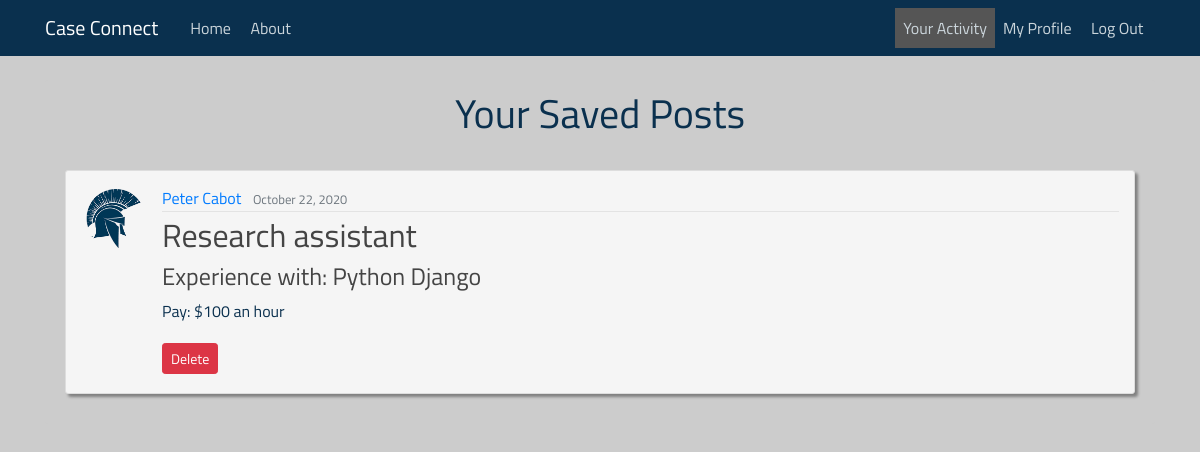
The app's page /saved/ (signed in), older data.
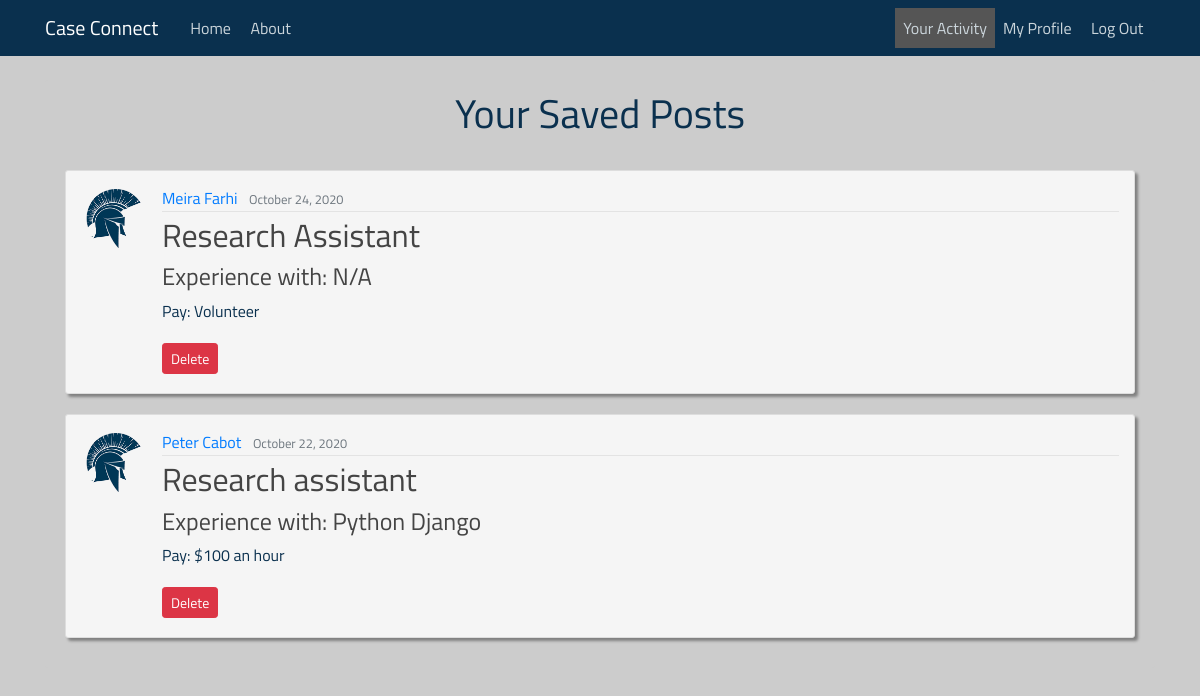
The same page, newer data.
### case_connecting/models.py (models this page shows, shortened)
class Save(models.Model):
    user = models.ForeignKey(User, on_delete=models.CASCADE)
    post = models.ForeignKey(Post, on_delete=models.CASCADE)
    date_saved = models.DateTimeField(default=timezone.now)

class Post(models.Model):
    recruiter = models.ForeignKey(User, on_delete=models.CASCADE)
    position = models.CharField(max_length=200)
    knowledge = models.CharField(max_length=200)
    content = models.TextField()
    pay = models.CharField(max_length=200)
    date_posted = models.DateTimeField(default=timezone.now)

### users/models.py (models this page shows, shortened)
class Profile(models.Model):
    user = models.OneToOneField(User, on_delete=models.CASCADE)
    image = models.ImageField(default='default.jpg', upload_to='profile_pics')
    resume = models.FileField(default=None, upload_to='resumes')

### case_connecting/views.py (the view)
class SavedListView(LoginRequiredMixin, ListView):
    model = Save
    context_object_name = 'saved_posts'
    paginate_by = 8
    def get_queryset(self):
        request_user = self.request.user
        return Save.objects.filter(user=request_user).order_by('-date_saved')

### templates/case_connecting/saved.html (shortened to what this page needs)
{% extends "case_connecting/base.html" %}
{% load static %}
{% block content %}
<head>
    <link rel="stylesheet" type="text/css" href="{% static 'case_connecting/activity.css' %}">
</head>
    <div class="content-section" id="posting-list">
        <div>
            <h1>Your Saved Posts</h1>
            <br>
        </div>
        {% for saved_post in saved_posts %}
        <article class="media content-section" id="post">
        <img class="rounded-circle article-img" src="{{ saved_post.post.recruiter.profile.image.url }}">
              <div class="media-body">
                <div class="article-metadata">
                  <a class="mr-2" href="{% url 'user-posts' saved_post.post.recruiter.username %}">{{ saved_post.post.recruiter.get_full_name }}</a>
                  <small class="text-muted">{{ saved_post.post.date_posted|date:"F d, Y" }}</small>
                </div>
                <h2><a class="article-title" href="{% url 'post-detail' saved_post.post.id %}">{{ saved_post.post.position }}</a></h2>
                  <h4>Experience with: {{ saved_post.post.knowledge }}</h4>
                  <p class="article-content">Pay: {{ saved_post.post.pay }}</p>
                    <a class="btn btn-danger btn-sm mt-1 mb-1 btn-sm" href="{% url 'post-unsave' saved_post.id %}">Delete</a>
              </div>
            </article>
        {% endfor %}
    </div>
{% endblock %}

Row changes from the older to the newer data that the page shows:
added Save: post.recruiter.profile.image (placeholder picture), post.recruiter.get_full_name "Meira Farhi", post.date_posted "October 24, 2020", post.position "Research Assistant", post.knowledge "N/A", post.pay "Volunteer"
